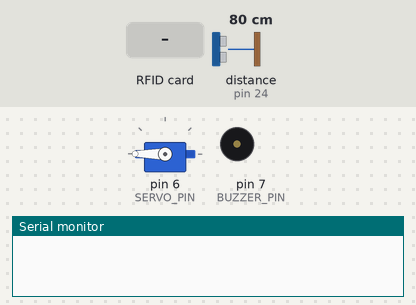
A sketch run on a simulated Arduino Mega 2560, built with avr-gcc and run on an emulated ATmega2560. Parts: servo, buzzer (waves = sounding), the last lines printed to the serial monitor. The inputs (shaded band) are chosen by the test bench; at power-on: distance to the obstacle (sensor on pin 24) 80 cm. The echo pulse lasts 58.3 µs per cm.

Above: at 1.2 s.
1.3 s: RFID card E6 B0 99 AC held to the reader
At 3.3 s:
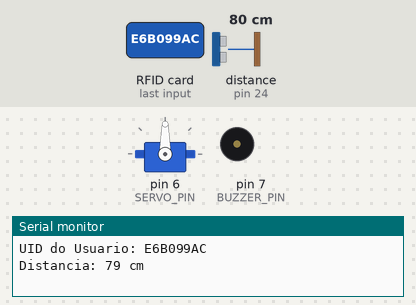
3.6 s: RFID card 5E 7A 19 C4 held to the reader
At 4.8 s:
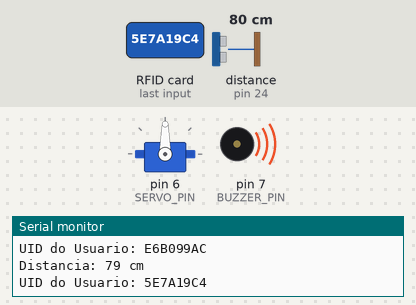
5.1 s: RFID card E6 B0 99 AC held to the reader
At 5.6 s:
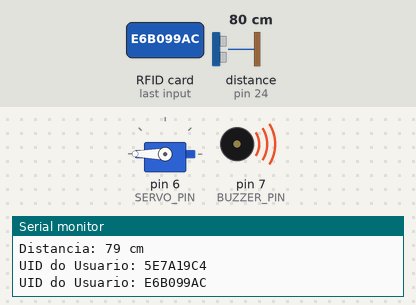
Timing chart, 0 to 8.1 s (numbered marks = the images above; inputs shaded):
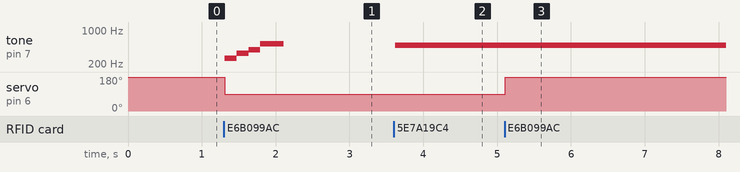

Measured:
- after the input at 1.3 s, tone on pin 7 (BUZZER_PIN): plays 262 Hz for 0.16 s, 330 Hz for 0.16 s, 392 Hz for 0.16 s, 523 Hz for 0.32 s, starting at once; servo on pin 6 (SERVO_PIN): 180° → 90° at once
- after the input at 3.6 s, tone on pin 7 (BUZZER_PIN): silent → 490 Hz at once
- after the input at 5.1 s, servo on pin 6 (SERVO_PIN): 90° → 180° at once

The sketch:

main.ino
```cpp
#include <SPI.h>
#include <MFRC522.h>
#include <Servo.h>

// MFRC522 pins — Arduino Mega (hardware SPI: 50 MISO, 51 MOSI, 52 SCK)
#define RST_PIN 5
#define SS_PIN  53

// Servo signal pin
#define SERVO_PIN 6

// Passive buzzer pin
#define BUZZER_PIN 7

// Note frequencies (Hz)
#define NOTE_C4 262
#define NOTE_E4 330
#define NOTE_G4 392
#define NOTE_C5 523

// HC-SR04 ultrasonic sensor pins
#define TRIG_PIN 22
#define ECHO_PIN 24
#define MIN_OPEN_DISTANCE_CM 5

#define ANGLE_CLOSED 180
#define ANGLE_OPEN   90

#define BUZZER_ON  128
#define BUZZER_OFF 0

MFRC522 mfrc522(SS_PIN, RST_PIN);
Servo lidServo;

const byte AUTHORIZED_UID[] = {0xE6, 0xB0, 0x99, 0xAC};
const byte AUTHORIZED_UID_SIZE = sizeof(AUTHORIZED_UID);

bool isOpen = false;

void setup() {
  Serial.begin(9600);
  Serial1.begin(9600);

  pinMode(TRIG_PIN, OUTPUT);
  pinMode(ECHO_PIN, INPUT);
  pinMode(BUZZER_PIN, OUTPUT);

  SPI.begin();
  mfrc522.PCD_Init();

  lidServo.attach(SERVO_PIN);
  closeCan();
}

void beep(int durationMs) {
  analogWrite(BUZZER_PIN, BUZZER_ON);
  delay(durationMs);
  analogWrite(BUZZER_PIN, BUZZER_OFF);
}

void playNote(int frequency, int durationMs) {
  if (frequency > 0) {
    tone(BUZZER_PIN, frequency, durationMs);
  }
  delay(durationMs);
  noTone(BUZZER_PIN);
}

void playUnauthorizedSong() {
  beep(120);
  delay(60);
  beep(120);
  delay(60);
  beep(250);
}

void playTrashOpenSong() {
  playNote(NOTE_C4, 160);
  playNote(NOTE_E4, 160);
  playNote(NOTE_G4, 160);
  playNote(NOTE_C5, 320);
}

void printTagUID() {
  Serial.print(F("UID do Usuario: "));
  for (byte i = 0; i < mfrc522.uid.size; i++) {
    if (mfrc522.uid.uidByte[i] < 0x10) {
      Serial.print('0');
    }
    Serial.print(mfrc522.uid.uidByte[i], HEX);
  }
  Serial.println();
}

bool isAuthorizedTag() {
  if (mfrc522.uid.size != AUTHORIZED_UID_SIZE) {
    return false;
  }

  for (byte i = 0; i < AUTHORIZED_UID_SIZE; i++) {
    if (mfrc522.uid.uidByte[i] != AUTHORIZED_UID[i]) {
      return false;
    }
  }

  return true;
}

long readDistanceCm() {
  digitalWrite(TRIG_PIN, LOW);
  delayMicroseconds(2);
  digitalWrite(TRIG_PIN, HIGH);
  delayMicroseconds(10);
  digitalWrite(TRIG_PIN, LOW);

  long duration = pulseIn(ECHO_PIN, HIGH, 30000);
  if (duration == 0) {
    return -1;
  }

  return duration * 0.034 / 2;
}

bool isObstacleTooClose() {
  long distance = readDistanceCm();

  Serial.print(F("Distancia: "));
  Serial.print(distance);
  Serial.println(F(" cm"));

  return distance <= MIN_OPEN_DISTANCE_CM;
}

void openCan() {
  lidServo.write(ANGLE_OPEN);
  isOpen = true;
  Serial1.write(1);
  playTrashOpenSong();
}

void closeCan() {
  lidServo.write(ANGLE_CLOSED);
  isOpen = false;
  Serial1.write(0);
}

void loop() {
  if (!mfrc522.PICC_IsNewCardPresent() || !mfrc522.PICC_ReadCardSerial()) {
    return;
  }

  printTagUID();

  if (isAuthorizedTag()) {
    if (isOpen) {
      closeCan();
    } else if (isObstacleTooClose()) {
      Serial.println(F("Abertura bloqueada: objeto a 5 cm ou menos"));
    } else {
      openCan();
    }
  } else {
    playUnauthorizedSong();
  }

  delay(300);
  while (mfrc522.PICC_IsNewCardPresent()) {
    delay(50);
  }
  mfrc522.PICC_HaltA();
  mfrc522.PCD_StopCrypto1();

  delay(200);
}
```
